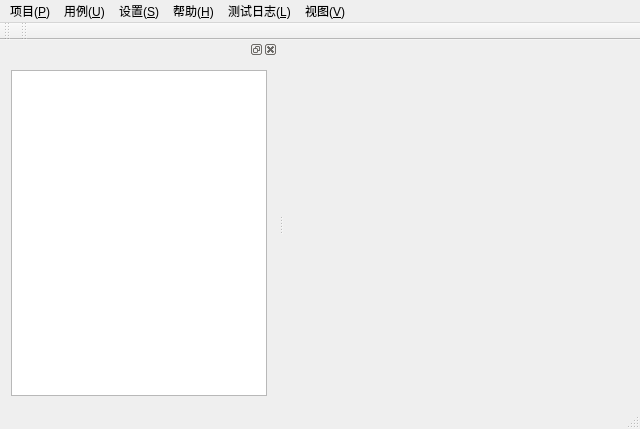
<?xml version="1.0" encoding="UTF-8"?>
<ui version="4.0">
 <class>MainWindow</class>
 <widget class="QMainWindow" name="MainWindow">
  <property name="geometry">
   <rect>
    <x>0</x>
    <y>0</y>
    <width>640</width>
    <height>429</height>
   </rect>
  </property>
  <property name="windowTitle">
   <string>自动化测试平台</string>
  </property>
  <widget class="QWidget" name="centralWidget"/>
  <widget class="QMenuBar" name="menuBar">
   <property name="geometry">
    <rect>
     <x>0</x>
     <y>0</y>
     <width>640</width>
     <height>22</height>
    </rect>
   </property>
   <widget class="QMenu" name="menuProject">
    <property name="title">
     <string>项目(&amp;P)</string>
    </property>
    <addaction name="actionNewProject"/>
    <addaction name="actionDeleteProject"/>
    <addaction name="actionSettingProject"/>
    <addaction name="separator"/>
    <addaction name="actionExit"/>
   </widget>
   <widget class="QMenu" name="menuCase">
    <property name="title">
     <string>用例(&amp;U)</string>
    </property>
    <addaction name="actionNewUseCase"/>
    <addaction name="actionDeleteUseCase"/>
   </widget>
   <widget class="QMenu" name="menuSetting">
    <property name="title">
     <string>设置(&amp;S)</string>
    </property>
    <addaction name="actionNFCProject"/>
    <addaction name="actionCENIProject"/>
    <addaction name="actionSwitchProject"/>
   </widget>
   <widget class="QMenu" name="menuHelp">
    <property name="title">
     <string>帮助(&amp;H)</string>
    </property>
    <addaction name="actionAbout"/>
   </widget>
   <widget class="QMenu" name="menu_L">
    <property name="title">
     <string>测试日志(&amp;L)</string>
    </property>
   </widget>
   <widget class="QMenu" name="menu_V">
    <property name="title">
     <string>视图(&amp;V)</string>
    </property>
   </widget>
   <addaction name="menuProject"/>
   <addaction name="menuCase"/>
   <addaction name="menuSetting"/>
   <addaction name="menuHelp"/>
   <addaction name="menu_L"/>
   <addaction name="menu_V"/>
  </widget>
  <widget class="QToolBar" name="mainToolBar">
   <attribute name="toolBarArea">
    <enum>TopToolBarArea</enum>
   </attribute>
   <attribute name="toolBarBreak">
    <bool>false</bool>
   </attribute>
  </widget>
  <widget class="QStatusBar" name="statusBar"/>
  <widget class="QDockWidget" name="dockWidget">
   <property name="sizePolicy">
    <sizepolicy hsizetype="Expanding" vsizetype="Expanding">
     <horstretch>0</horstretch>
     <verstretch>0</verstretch>
    </sizepolicy>
   </property>
   <attribute name="dockWidgetArea">
    <number>1</number>
   </attribute>
   <widget class="QWidget" name="dockWidgetContents">
    <layout class="QGridLayout" name="gridLayout_2">
     <item row="0" column="0">
      <widget class="QTreeWidget" name="treeWidget">
       <property name="rootIsDecorated">
        <bool>true</bool>
       </property>
       <property name="itemsExpandable">
        <bool>true</bool>
       </property>
       <property name="headerHidden">
        <bool>true</bool>
       </property>
       <attribute name="headerVisible">
        <bool>false</bool>
       </attribute>
       <column>
        <property name="text">
         <string notr="true">1</string>
        </property>
       </column>
      </widget>
     </item>
    </layout>
   </widget>
  </widget>
  <widget class="QToolBar" name="toolBar">
   <property name="windowTitle">
    <string>toolBar</string>
   </property>
   <attribute name="toolBarArea">
    <enum>TopToolBarArea</enum>
   </attribute>
   <attribute name="toolBarBreak">
    <bool>false</bool>
   </attribute>
  </widget>
  <action name="actionNewProject">
   <property name="text">
    <string>新建</string>
   </property>
  </action>
  <action name="actionDeleteProject">
   <property name="text">
    <string>删除</string>
   </property>
  </action>
  <action name="actionSettingProject">
   <property name="text">
    <string>设置</string>
   </property>
  </action>
  <action name="actionExit">
   <property name="text">
    <string>退出</string>
   </property>
  </action>
  <action name="actionNewUseCase">
   <property name="text">
    <string>新建</string>
   </property>
  </action>
  <action name="actionDeleteUseCase">
   <property name="text">
    <string>删除</string>
   </property>
  </action>
  <action name="actionNFCProject">
   <property name="text">
    <string>NFC项目</string>
   </property>
  </action>
  <action name="actionCENIProject">
   <property name="text">
    <string>CENI项目</string>
   </property>
  </action>
  <action name="actionSwitchProject">
   <property name="text">
    <string>交换机项目</string>
   </property>
  </action>
  <action name="actionAbout">
   <property name="text">
    <string>关于</string>
   </property>
  </action>
 </widget>
 <layoutdefault spacing="6" margin="11"/>
 <resources/>
 <connections/>
</ui>
